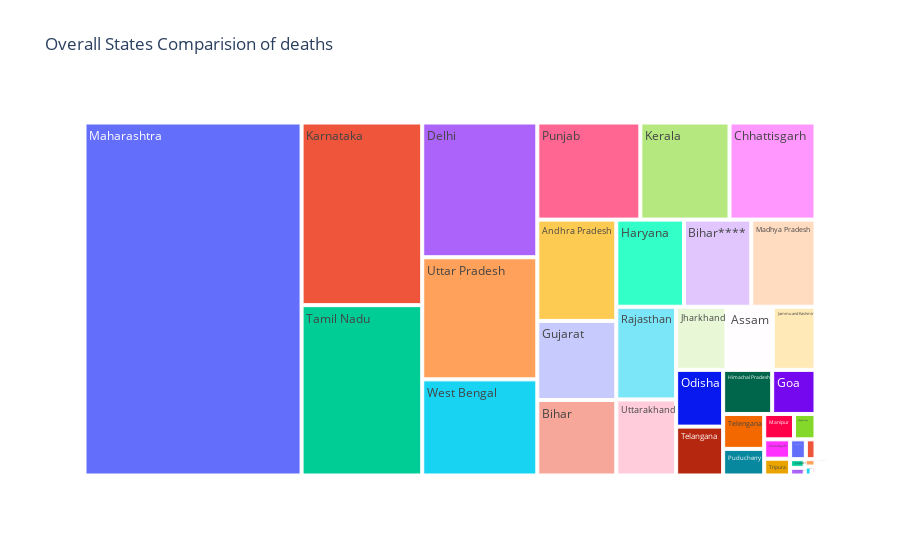

Here is the notebook cell this chart was saved with:
### Markdown cell above
# Which states are more affected by the virus?

### Code cell
px.treemap(state_cases,path=["State/UnionTerritory"],values="Deaths",title="Overall States Comparision of deaths")

### Figure 1 — Plotly figure (JSON) as saved in the notebook; plotly's stock layout.template omitted (floating-point values rounded to 4 significant figures)
{"data": [{"branchvalues": "total", "domain": {"x": [0, 1], "y": [0, 1]}, "hovertemplate": "labels=%{label}<br>Deaths=%{value}<br>parent=%{parent}<br>id=%{id}<extra></extra>", "ids": ["Andaman and Nicobar Islands", "Andhra Pradesh", "Arunachal Pradesh", "Assam", "Bihar", "Bihar****", "Cases being reassigned to states", "Chandigarh", "Chhattisgarh", "Dadra and Nagar Haveli", "Dadra and Nagar Haveli and Daman and Diu", "Daman & Diu", "Delhi", "Goa", "Gujarat", "Haryana", "Himachal Pradesh", "Jammu and Kashmir", "Jharkhand", "Karnataka", "Kerala", "Ladakh", "Lakshadweep", "Madhya Pradesh", "Maharashtra", "Manipur", "Meghalaya", "Mizoram", "Nagaland", "Odisha", "Puducherry", "Punjab", "Rajasthan", "Sikkim", "Tamil Nadu", "Telangana", "Telengana", "Tripura", "Unassigned", "Uttar Pradesh", "Uttarakhand", "West Bengal"], "labels": ["Andaman and Nicobar Islands", "Andhra Pradesh", "Arunachal Pradesh", "Assam", "Bihar", "Bihar****", "Cases being reassigned to states", "Chandigarh", "Chhattisgarh", "Dadra and Nagar Haveli", "Dadra and Nagar Haveli and Daman and Diu", "Daman & Diu", "Delhi", "Goa", "Gujarat", "Haryana", "Himachal Pradesh", "Jammu and Kashmir", "Jharkhand", "Karnataka", "Kerala", "Ladakh", "Lakshadweep", "Madhya Pradesh", "Maharashtra", "Manipur", "Meghalaya", "Mizoram", "Nagaland", "Odisha", "Puducherry", "Punjab", "Rajasthan", "Sikkim", "Tamil Nadu", "Telangana", "Telengana", "Tripura", "Unassigned", "Uttar Pradesh", "Uttarakhand", "West Bengal"], "name": "", "parents": ["", "", "", "", "", "", "", "", "", "", "", "", "", "", "", "", "", "", "", "", "", "", "", "", "", "", "", "", "", "", "", "", "", "", "", "", "", "", "", "", "", ""], "type": "treemap", "values": [128, 12898, 181, 4717, 9612, 9452, 0, 809, 13462, 4, 4, 0, 25001, 3079, 10072, 9506, 3485, 4345, 5118, 35526, 13960, 204, 49, 9017, 123531, 1218, 880, 98, 503, 4299, 1763, 16131, 8942, 309, 33132, 3703, 2312, 701, 0, 22656, 7338, 17834]}], "layout": {"legend": {"tracegroupgap": 0}, "title": {"text": "Overall States Comparision of deaths"}}}
